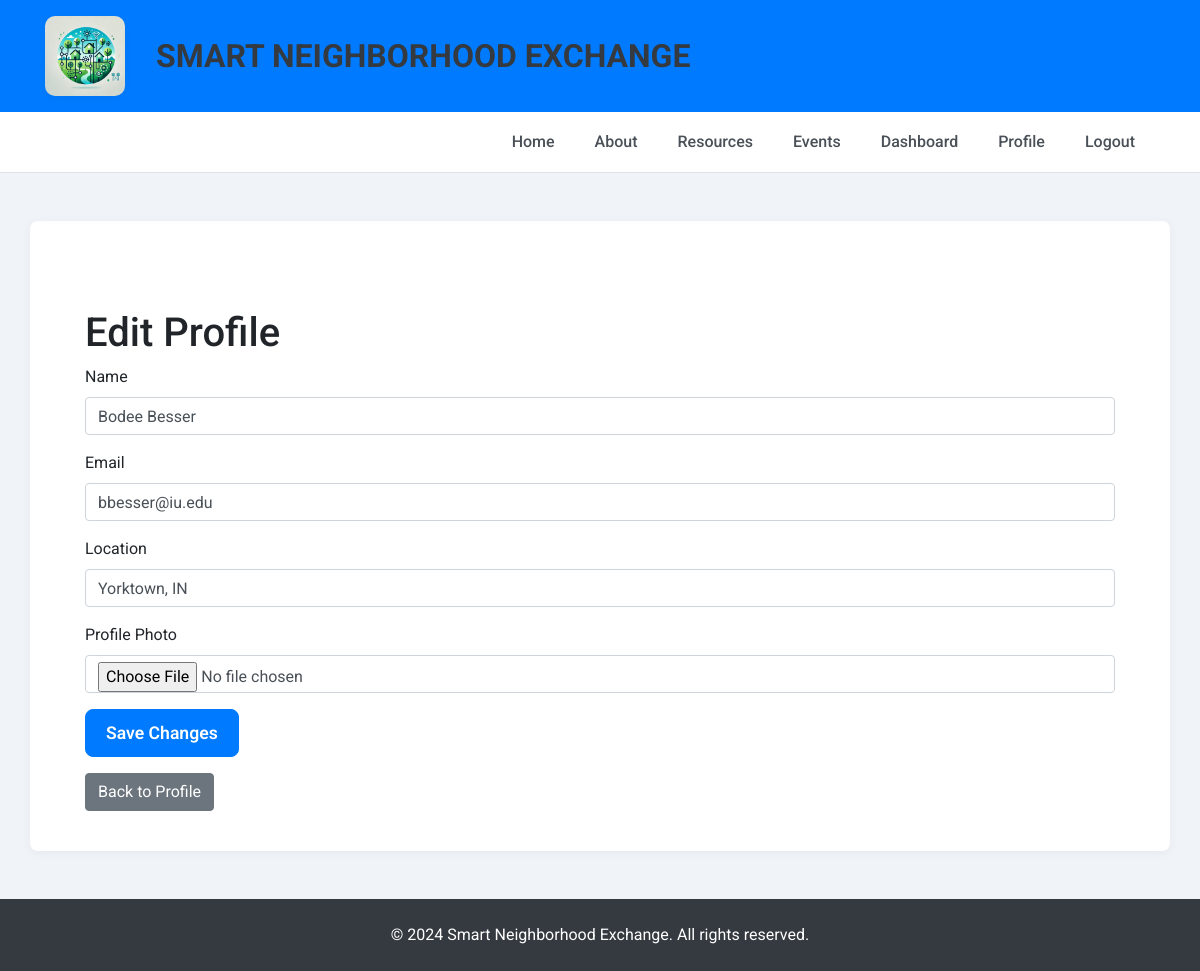
Screenshot of /edit_profile (signed in) with the database file from the repository.
### tables this page shows
CREATE TABLE Users (
            user_id INTEGER PRIMARY KEY AUTOINCREMENT,
            name TEXT NOT NULL,
            email TEXT NOT NULL UNIQUE,
            password TEXT NOT NULL,
            profile_image TEXT,
            location TEXT
        );

### app.py (the view, shortened to what this page needs)
@app.route('/edit_profile', methods=['GET', 'POST'])
def edit_profile():
    if 'user_id' not in session:
        return redirect(url_for('login'))
    user_id = session['user_id']
    with sqlite3.connect('projects.db') as conn:
        conn.row_factory = sqlite3.Row
        c = conn.cursor()
        c.execute('SELECT * FROM Users WHERE user_id = ?', (user_id,))
        user = c.fetchone()
    return render_template('edit_profile.html', user=user)

### templates/edit_profile.html
{% extends "base.html" %}
{% block content %}
<div class="container mt-5">
    <h1>Edit Profile</h1>
    <form action="{{ url_for('edit_profile') }}" method="POST" enctype="multipart/form-data">
        <div class="form-group">
            <label for="name">Name</label>
            <input type="text" class="form-control" name="name" value="{{ user['name'] }}" required>
        </div>
        <div class="form-group">
            <label for="email">Email</label>
            <input type="email" class="form-control" name="email" value="{{ user['email'] }}" required>
        </div>
        <div class="form-group">
            <label for="location">Location</label>
            <input type="text" class="form-control" name="location" value="{{ user['location'] }}">
        </div>
        <div class="form-group">
            <label for="profile_photo">Profile Photo</label>
            <input type="file" class="form-control" name="profile_photo" accept="image/*">
        </div>
        <button type="submit" class="btn btn-primary">Save Changes</button>
    </form>
    <a href="{{ url_for('profile') }}" class="btn btn-secondary mt-3">Back to Profile</a>
</div>
{% endblock %}

### static/styles.css (style rules this page uses)
body { font-family: 'Roboto', sans-serif !important; background-color: #f0f4f8 !important; }
.btn-primary { background-color: #007bff !important; border-color: #007bff !important; padding: 10px 20px !important; font-size: 1.1rem !important; font-weight: 600 !important; border-radius: 8px !important; }

### rows the page displays
Users: name "Bodee Besser", email "bbesser@iu.edu", location "Yorktown, IN"
